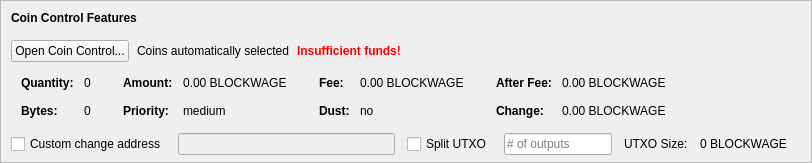
    <widget class="QFrame" name="frameCoinControl">
     <property name="sizePolicy">
      <sizepolicy hsizetype="Expanding" vsizetype="Expanding">
       <horstretch>0</horstretch>
       <verstretch>0</verstretch>
      </sizepolicy>
     </property>
     <property name="maximumSize">
      <size>
       <width>16777215</width>
       <height>16777215</height>
      </size>
     </property>
     <property name="frameShape">
      <enum>QFrame::StyledPanel</enum>
     </property>
     <property name="frameShadow">
      <enum>QFrame::Sunken</enum>
     </property>
     <layout class="QVBoxLayout" name="verticalLayoutCoinControl2">
      <property name="spacing">
       <number>0</number>
      </property>
      <property name="leftMargin">
       <number>0</number>
      </property>
      <property name="topMargin">
       <number>0</number>
      </property>
      <property name="rightMargin">
       <number>0</number>
      </property>
      <property name="bottomMargin">
       <number>6</number>
      </property>
      <item>
       <layout class="QVBoxLayout" name="verticalLayoutCoinControl" stretch="0,0,0,0,1">
        <property name="spacing">
         <number>0</number>
        </property>
        <property name="leftMargin">
         <number>10</number>
        </property>
        <property name="topMargin">
         <number>10</number>
        </property>
        <item>
         <layout class="QHBoxLayout" name="horizontalLayoutCoinControl1">
          <property name="bottomMargin">
           <number>15</number>
          </property>
          <item>
           <widget class="QLabel" name="labelCoinControlFeatures">
            <property name="sizePolicy">
             <sizepolicy hsizetype="Preferred" vsizetype="Maximum">
              <horstretch>0</horstretch>
              <verstretch>0</verstretch>
             </sizepolicy>
            </property>
            <property name="font">
             <font>
              <weight>75</weight>
              <bold>true</bold>
             </font>
            </property>
            <property name="styleSheet">
             <string notr="true">font-weight:bold;</string>
            </property>
            <property name="text">
             <string>Coin Control Features</string>
            </property>
           </widget>
          </item>
         </layout>
        </item>
        <item>
         <layout class="QHBoxLayout" name="horizontalLayoutCoinControl2" stretch="0,0,0,0">
          <property name="spacing">
           <number>8</number>
          </property>
          <property name="bottomMargin">
           <number>10</number>
          </property>
          <item>
           <widget class="QPushButton" name="pushButtonCoinControl">
            <property name="styleSheet">
             <string notr="true"/>
            </property>
            <property name="text">
             <string>Open Coin Control...</string>
            </property>
            <property name="autoDefault">
             <bool>false</bool>
            </property>
           </widget>
          </item>
          <item>
           <widget class="QLabel" name="labelCoinControlAutomaticallySelected">
            <property name="text">
             <string>Coins automatically selected</string>
            </property>
            <property name="margin">
             <number>5</number>
            </property>
           </widget>
          </item>
          <item>
           <widget class="QLabel" name="labelCoinControlInsuffFunds">
            <property name="font">
             <font>
              <weight>75</weight>
              <bold>true</bold>
             </font>
            </property>
            <property name="styleSheet">
             <string notr="true">color:red;font-weight:bold;</string>
            </property>
            <property name="text">
             <string>Insufficient funds!</string>
            </property>
            <property name="margin">
             <number>5</number>
            </property>
           </widget>
          </item>
          <item>
           <spacer name="horizontalSpacerCoinControl">
            <property name="orientation">
             <enum>Qt::Horizontal</enum>
            </property>
            <property name="sizeHint" stdset="0">
             <size>
              <width>40</width>
              <height>1</height>
             </size>
            </property>
           </spacer>
          </item>
         </layout>
        </item>
        <item>
         <widget class="QWidget" name="widgetCoinControl" native="true">
          <property name="sizePolicy">
           <sizepolicy hsizetype="Preferred" vsizetype="Preferred">
            <horstretch>0</horstretch>
            <verstretch>0</verstretch>
           </sizepolicy>
          </property>
          <property name="minimumSize">
           <size>
            <width>0</width>
            <height>0</height>
           </size>
          </property>
          <property name="styleSheet">
           <string notr="true"/>
          </property>
          <layout class="QHBoxLayout" name="horizontalLayoutCoinControl5">
           <property name="leftMargin">
            <number>0</number>
           </property>
           <property name="topMargin">
            <number>0</number>
           </property>
           <property name="rightMargin">
            <number>0</number>
           </property>
           <property name="bottomMargin">
            <number>0</number>
           </property>
           <item>
            <layout class="QHBoxLayout" name="horizontalLayoutCoinControl3" stretch="0,0,0,1">
             <property name="spacing">
              <number>20</number>
             </property>
             <property name="topMargin">
              <number>0</number>
             </property>
             <property name="bottomMargin">
              <number>10</number>
             </property>
             <item>
              <layout class="QFormLayout" name="formLayoutCoinControl1">
               <property name="horizontalSpacing">
                <number>10</number>
               </property>
               <property name="verticalSpacing">
                <number>14</number>
               </property>
               <property name="leftMargin">
                <number>10</number>
               </property>
               <property name="topMargin">
                <number>4</number>
               </property>
               <property name="rightMargin">
                <number>6</number>
               </property>
               <item row="0" column="0">
                <widget class="QLabel" name="labelCoinControlQuantityText">
                 <property name="font">
                  <font>
                   <weight>75</weight>
                   <bold>true</bold>
                  </font>
                 </property>
                 <property name="text">
                  <string>Quantity:</string>
                 </property>
                 <property name="margin">
                  <number>0</number>
                 </property>
                </widget>
               </item>
               <item row="0" column="1">
                <widget class="QLabel" name="labelCoinControlQuantity">
                 <property name="cursor">
                  <cursorShape>IBeamCursor</cursorShape>
                 </property>
                 <property name="contextMenuPolicy">
                  <enum>Qt::ActionsContextMenu</enum>
                 </property>
                 <property name="text">
                  <string notr="true">0</string>
                 </property>
                 <property name="margin">
                  <number>0</number>
                 </property>
                 <property name="textInteractionFlags">
                  <set>Qt::LinksAccessibleByMouse|Qt::TextSelectableByKeyboard|Qt::TextSelectableByMouse</set>
                 </property>
                </widget>
               </item>
               <item row="1" column="0">
                <widget class="QLabel" name="labelCoinControlBytesText">
                 <property name="font">
                  <font>
                   <weight>75</weight>
                   <bold>true</bold>
                  </font>
                 </property>
                 <property name="text">
                  <string>Bytes:</string>
                 </property>
                </widget>
               </item>
               <item row="1" column="1">
                <widget class="QLabel" name="labelCoinControlBytes">
                 <property name="cursor">
                  <cursorShape>IBeamCursor</cursorShape>
                 </property>
                 <property name="contextMenuPolicy">
                  <enum>Qt::ActionsContextMenu</enum>
                 </property>
                 <property name="text">
                  <string notr="true">0</string>
                 </property>
                 <property name="textInteractionFlags">
                  <set>Qt::LinksAccessibleByMouse|Qt::TextSelectableByKeyboard|Qt::TextSelectableByMouse</set>
                 </property>
                </widget>
               </item>
              </layout>
             </item>
             <item>
              <layout class="QFormLayout" name="formLayoutCoinControl2">
               <property name="horizontalSpacing">
                <number>10</number>
               </property>
               <property name="verticalSpacing">
                <number>14</number>
               </property>
               <property name="leftMargin">
                <number>6</number>
               </property>
               <property name="topMargin">
                <number>4</number>
               </property>
               <property name="rightMargin">
                <number>6</number>
               </property>
               <item row="0" column="0">
                <widget class="QLabel" name="labelCoinControlAmountText">
                 <property name="font">
                  <font>
                   <weight>75</weight>
                   <bold>true</bold>
                  </font>
                 </property>
                 <property name="text">
                  <string>Amount:</string>
                 </property>
                 <property name="margin">
                  <number>0</number>
                 </property>
                </widget>
               </item>
               <item row="0" column="1">
                <widget class="QLabel" name="labelCoinControlAmount">
                 <property name="cursor">
                  <cursorShape>IBeamCursor</cursorShape>
                 </property>
                 <property name="contextMenuPolicy">
                  <enum>Qt::ActionsContextMenu</enum>
                 </property>
                 <property name="text">
                  <string notr="true">0.00 BLOCKWAGE</string>
                 </property>
                 <property name="textInteractionFlags">
                  <set>Qt::LinksAccessibleByMouse|Qt::TextSelectableByKeyboard|Qt::TextSelectableByMouse</set>
                 </property>
                </widget>
               </item>
               <item row="1" column="0">
                <widget class="QLabel" name="labelCoinControlPriorityText">
                 <property name="font">
                  <font>
                   <weight>75</weight>
                   <bold>true</bold>
                  </font>
                 </property>
                 <property name="text">
                  <string>Priority:</string>
                 </property>
                </widget>
               </item>
               <item row="1" column="1">
                <widget class="QLabel" name="labelCoinControlPriority">
                 <property name="cursor">
                  <cursorShape>IBeamCursor</cursorShape>
                 </property>
                 <property name="contextMenuPolicy">
                  <enum>Qt::ActionsContextMenu</enum>
                 </property>
                 <property name="text">
                  <string>medium</string>
                 </property>
                 <property name="textInteractionFlags">
                  <set>Qt::LinksAccessibleByMouse|Qt::TextSelectableByKeyboard|Qt::TextSelectableByMouse</set>
                 </property>
                </widget>
               </item>
              </layout>
             </item>
             <item>
              <layout class="QFormLayout" name="formLayoutCoinControl3">
               <property name="horizontalSpacing">
                <number>10</number>
               </property>
               <property name="verticalSpacing">
                <number>14</number>
               </property>
               <property name="leftMargin">
                <number>6</number>
               </property>
               <property name="topMargin">
                <number>4</number>
               </property>
               <property name="rightMargin">
                <number>6</number>
               </property>
               <item row="0" column="0">
                <widget class="QLabel" name="labelCoinControlFeeText">
                 <property name="font">
                  <font>
                   <weight>75</weight>
                   <bold>true</bold>
                  </font>
                 </property>
                 <property name="text">
                  <string>Fee:</string>
                 </property>
                 <property name="margin">
                  <number>0</number>
                 </property>
                </widget>
               </item>
               <item row="0" column="1">
                <widget class="QLabel" name="labelCoinControlFee">
                 <property name="cursor">
                  <cursorShape>IBeamCursor</cursorShape>
                 </property>
                 <property name="contextMenuPolicy">
                  <enum>Qt::ActionsContextMenu</enum>
                 </property>
                 <property name="text">
                  <string notr="true">0.00 BLOCKWAGE</string>
                 </property>
                 <property name="textInteractionFlags">
                  <set>Qt::LinksAccessibleByMouse|Qt::TextSelectableByKeyboard|Qt::TextSelectableByMouse</set>
                 </property>
                </widget>
               </item>
               <item row="1" column="0">
                <widget class="QLabel" name="labelCoinControlLowOutputText">
                 <property name="font">
                  <font>
                   <weight>75</weight>
                   <bold>true</bold>
                  </font>
                 </property>
                 <property name="text">
                  <string>Dust:</string>
                 </property>
                </widget>
               </item>
               <item row="1" column="1">
                <widget class="QLabel" name="labelCoinControlLowOutput">
                 <property name="cursor">
                  <cursorShape>IBeamCursor</cursorShape>
                 </property>
                 <property name="contextMenuPolicy">
                  <enum>Qt::ActionsContextMenu</enum>
                 </property>
                 <property name="text">
                  <string>no</string>
                 </property>
                 <property name="textInteractionFlags">
                  <set>Qt::LinksAccessibleByMouse|Qt::TextSelectableByKeyboard|Qt::TextSelectableByMouse</set>
                 </property>
                </widget>
               </item>
              </layout>
             </item>
             <item>
              <layout class="QFormLayout" name="formLayoutCoinControl4">
               <property name="horizontalSpacing">
                <number>10</number>
               </property>
               <property name="verticalSpacing">
                <number>14</number>
               </property>
               <property name="leftMargin">
                <number>6</number>
               </property>
               <property name="topMargin">
                <number>4</number>
               </property>
               <property name="rightMargin">
                <number>6</number>
               </property>
               <item row="0" column="0">
                <widget class="QLabel" name="labelCoinControlAfterFeeText">
                 <property name="font">
                  <font>
                   <weight>75</weight>
                   <bold>true</bold>
                  </font>
                 </property>
                 <property name="text">
                  <string>After Fee:</string>
                 </property>
                 <property name="margin">
                  <number>0</number>
                 </property>
                </widget>
               </item>
               <item row="0" column="1">
                <widget class="QLabel" name="labelCoinControlAfterFee">
                 <property name="cursor">
                  <cursorShape>IBeamCursor</cursorShape>
                 </property>
                 <property name="contextMenuPolicy">
                  <enum>Qt::ActionsContextMenu</enum>
                 </property>
                 <property name="text">
                  <string notr="true">0.00 BLOCKWAGE</string>
                 </property>
                 <property name="textInteractionFlags">
                  <set>Qt::LinksAccessibleByMouse|Qt::TextSelectableByKeyboard|Qt::TextSelectableByMouse</set>
                 </property>
                </widget>
               </item>
               <item row="1" column="0">
                <widget class="QLabel" name="labelCoinControlChangeText">
                 <property name="font">
                  <font>
                   <weight>75</weight>
                   <bold>true</bold>
                  </font>
                 </property>
                 <property name="text">
                  <string>Change:</string>
                 </property>
                </widget>
               </item>
               <item row="1" column="1">
                <widget class="QLabel" name="labelCoinControlChange">
                 <property name="cursor">
                  <cursorShape>IBeamCursor</cursorShape>
                 </property>
                 <property name="contextMenuPolicy">
                  <enum>Qt::ActionsContextMenu</enum>
                 </property>
                 <property name="text">
                  <string notr="true">0.00 BLOCKWAGE</string>
                 </property>
                 <property name="textInteractionFlags">
                  <set>Qt::LinksAccessibleByMouse|Qt::TextSelectableByKeyboard|Qt::TextSelectableByMouse</set>
                 </property>
                </widget>
               </item>
              </layout>
             </item>
            </layout>
           </item>
          </layout>
         </widget>
        </item>
        <item>
         <layout class="QHBoxLayout" name="horizontalLayoutCoinControl4" stretch="0,0,0,0,0,0,0">
          <property name="spacing">
           <number>12</number>
          </property>
          <property name="sizeConstraint">
           <enum>QLayout::SetDefaultConstraint</enum>
          </property>
          <property name="topMargin">
           <number>5</number>
          </property>
          <property name="rightMargin">
           <number>5</number>
          </property>
          <item>
           <widget class="QCheckBox" name="checkBoxCoinControlChange">
            <property name="toolTip">
             <string>If this is activated, but the change address is empty or invalid, change will be sent to a newly generated address.</string>
            </property>
            <property name="text">
             <string>Custom change address</string>
            </property>
           </widget>
          </item>
          <item>
           <widget class="QValidatedLineEdit" name="lineEditCoinControlChange">
            <property name="enabled">
             <bool>false</bool>
            </property>
            <property name="sizePolicy">
             <sizepolicy hsizetype="Expanding" vsizetype="Fixed">
              <horstretch>0</horstretch>
              <verstretch>0</verstretch>
             </sizepolicy>
            </property>
           </widget>
          </item>
          <item>
           <widget class="QCheckBox" name="splitBlockCheckBox">
            <property name="text">
             <string>Split UTXO</string>
            </property>
           </widget>
          </item>
          <item>
           <widget class="QLineEdit" name="splitBlockLineEdit">
            <property name="sizePolicy">
             <sizepolicy hsizetype="Fixed" vsizetype="Fixed">
              <horstretch>50</horstretch>
              <verstretch>0</verstretch>
             </sizepolicy>
            </property>
            <property name="placeholderText">
             <string># of outputs</string>
            </property>
           </widget>
          </item>
          <item>
           <widget class="QLabel" name="labelBlockSizeText">
            <property name="text">
             <string>UTXO Size:</string>
            </property>
           </widget>
          </item>
          <item>
           <widget class="QLabel" name="labelBlockSize">
            <property name="text">
             <string>0 BLOCKWAGE</string>
            </property>
           </widget>
          </item>
          <item>
           <widget class="QLabel" name="labelCoinControlChangeLabel">
            <property name="sizePolicy">
             <sizepolicy hsizetype="Preferred" vsizetype="Expanding">
              <horstretch>0</horstretch>
              <verstretch>0</verstretch>
             </sizepolicy>
            </property>
            <property name="minimumSize">
             <size>
              <width>0</width>
              <height>0</height>
             </size>
            </property>
            <property name="text">
             <string/>
            </property>
            <property name="margin">
             <number>3</number>
            </property>
           </widget>
          </item>
         </layout>
        </item>
        <item>
         <spacer name="verticalSpacerCoinControl">
          <property name="orientation">
           <enum>Qt::Vertical</enum>
          </property>
          <property name="sizeHint" stdset="0">
           <size>
            <width>800</width>
            <height>1</height>
           </size>
          </property>
         </spacer>
        </item>
       </layout>
      </item>
     </layout>
    </widget>
